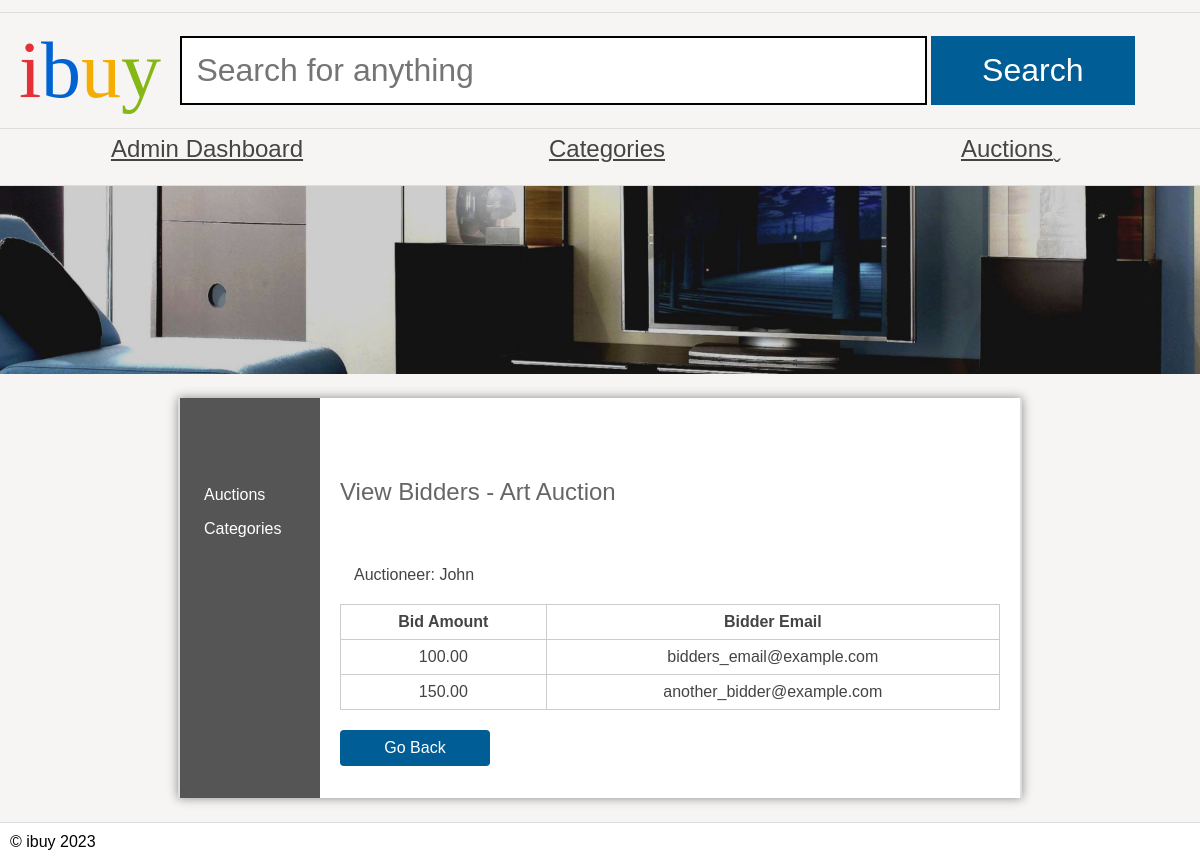
/Admin/viewbidders.php?name=Art+Auction, run on the app's committed database.
### tables this page shows
CREATE TABLE `auctions` (
  `auction_name` VARCHAR(90) NOT NULL PRIMARY KEY,
  `auctioneer` VARCHAR(90) DEFAULT NULL,
  `auctionDate` DATE DEFAULT NULL,
  `auction_end_time` TIMESTAMP DEFAULT NULL,  
  `categoryName` VARCHAR(20) DEFAULT NULL,
  `Description` LONGTEXT
);

CREATE TABLE `bids` (
    `bidId` INT NOT NULL AUTO_INCREMENT PRIMARY KEY,
    `auction_name` VARCHAR(90) NOT NULL,
    `bidAmount` DECIMAL(10, 2) NOT NULL,
    `bidder_email` VARCHAR(50) NOT NULL,
    `bidTimestamp` TIMESTAMP DEFAULT CURRENT_TIMESTAMP,
    FOREIGN KEY (`auction_name`) REFERENCES `auctions` (`auction_name`)
);

### Admin/viewbidders.php (the view, shortened to what this page needs)
<?php
require('../dataconnection/configuration.php');
if (isset($_GET['name'])) {
    $auctionName = $_GET['name'];
    $auctionStmt = $pdo->prepare('SELECT * FROM auctions WHERE auction_name = :auctionName');
    $auctionStmt->execute(['auctionName' => $auctionName]);
    $auction = $auctionStmt->fetch(PDO::FETCH_ASSOC);
    $bidStmt = $pdo->prepare('SELECT * FROM bids WHERE auction_name = :auctionName');
    $bidStmt->execute(['auctionName' => $auctionName]);
    $bidders = $bidStmt->fetchAll(PDO::FETCH_ASSOC);
    if ($auction) {
        echo '
        <!DOCTYPE html>
        <head>
            <link rel="stylesheet" href="/ibuy.css" />
        </head>
        <body>
        <header>
        <h1><span class="i">i</span><span class="b">b</span><span class="u">u</span><span class="y">y</span></h1>
        <form action="#">
            <input type="text" name="search" placeholder="Search for anything" />
            <input type="submit" name="submit" value="Search" />
        </form>
    </header>
    <nav>
        <ul>
            <li><a href="admin_panel.php">Admin Dashboard</a></li>
            <li><a href="categories.php">Categories</a></li>
            <li><a href="Auctions.php">Auctions</a></li>
        </ul>
    </nav>
    <img src="/banners/2.jpg" alt="Banner" />
    <main class="sidebar">
    <section class="left">
        <ul>
        <li><a href="Auctions.php">Auctions</a></li>
        <li><a href="categories.php">Categories</a></li>
        </ul>
    </section>
    <section class="right">
        <h1>View Bidders - ' . $auctionName . '</h1>
        <p>Auctioneer: ' . $auction['auctioneer'] . '</p>
        <table>
            <tr>
                <th style="text-align: center;">Bid Amount</th>
                <th style="text-align: center;">Bidder Email</th>
            </tr>';
foreach ($bidders as $bidder) {
echo '<tr>
            <td style="text-align: center;">' . $bidder['bidAmount'] . '</td>
            <td style="text-align: center;">' . $bidder['bidder_email'] . '</td>
        </tr>';
}
echo '</table>
        <div style="margin-top: 20px;" class="action-buttons">
            <a class="button" href="javascript:history.go(-1)">Go Back</a>
        </div>
    </section>
</main>
</body>
</html>';
} else {
echo 'Auction not found';
}
} else {
echo 'Invalid request';
}
?>
<footer>
&copy; ibuy <?php echo date("Y"); ?>
</footer>

### ibuy.css (style rules this page uses)
* { margin: 0; padding: 0; }
body { font-family: 'Oxygen-Regular', sans-serif; background-color: #f6f5f4; max-width: 100vw; overflow-x: hidden; }
h1, h2, h3, h4 { font-weight: normal; }
a, a:visited { color: #444; }
header { margin-top: 1vw; font-family: 'Univers-Light-Normal'; display: grid; grid-template-columns: 15% 85%; align-items: center; padding-top: 1vw; padding-bottom: 1vw; border-top: 1px solid #ddd; border-bottom: 1px solid #ddd; }
header h1 { text-align: center; font-size: 5em; }
form { display: block; }
header form input[type=text] { border: 3px solid black; font-size: 2em; padding: 0.5em; width: 70%; }
body > img { width: 100vw; }
header form input[type=submit] { background-color: #005d96; color: white; width: 20%; font-size: 2em; padding: 0.5em; cursor: pointer; border: 0; }
header .i { color: #e43137; }
header .b { color: #0063d1; }
header .u { color: #f4ae01; }
header .y { color: #85b716; }
body > nav { border-bottom: 1px solid #ddd; }
body > nav ul li:last-child a:after { content: 'ˬ'; position: absolute; }
body > nav ul { display: flex; width: 100vw; list-style-type: none; }
body > nav ul li { flex: 1; }
body > nav ul li a { display: block; text-align: center; padding-top: 0.5vw; padding-bottom: 0.5vw; font-size: 1.5em; }
main { padding: 3vw; display: block; overflow: hidden; width: 80vw; margin: auto; border-left: 2px solid #ddd; border-right: 2px solid #ddd; }
main h1 { margin-top: 5vw; margin-bottom: 5vw; }
footer { margin-top: 5vw; border-top: 1px solid #ddd; }

### Admin/viewbidders.php (style rules this page uses)
header form input[type="text"] { border: 2px solid black; font-size: 2em; padding: 0.45em; width: 70%; }
.sidebar { align-items: center; padding: 0; margin-top: 2vw; }
.sidebar .left { width: 20%; background-color: #555; padding: 10px; list-style-type: none; }
.sidebar .right { flex: 1; padding: 20px; }
footer { margin-top: 2vw; }
body { display: flex; flex-direction: column; min-height: 100vh; }
main { flex: 1; }
table { width: 100%; border-collapse: collapse; margin-top: 20px; }
table th, table td { padding: 8px; border: 1px solid #ccc; }
.action-buttons { display: flex; flex-direction: column; align-items: flex-start; gap: 10px; }
.button { display: inline-block; padding: 8px 25px; background-color: #4CAF50; color: #fff; text-decoration: none; border-radius: 4px; border: none; }
.button { display: inline-block; padding: 8px 25px; margin-right: 10px; background-color: #005d96; color: #fff; text-decoration: none; border-radius: 4px; border: none; min-width: 120px; text-align: center; line-height: 20px; }
.button { display: inline-block; padding: 8px 15px; background-color: #005d96; color: #fff; text-decoration: none; border-radius: 4px; border: none; }
main { min-height: 50vh; background-color: #fff; width: 70vw; display: block; margin: auto; box-shadow: 0px 0px 10px #888; color:#444; }
footer { background-color: #fff; padding: 10px; color: #000; }
.left ul { list-style-type: none }
section a { color: #444; }
p, li, h2 { margin-bottom: 1em; margin-left: 14px; }
.stock, .sidebar { display: table; }
.stock > ul, .sidebar .left { width: 10vw; list-style-type: none; display: table-cell; padding: 10px; background-color: #555; margin: 0; }
.stock .products, .sidebar .right { display: table-cell; padding: 20px; }
.stock > ul a, .sidebar .left a { color: white; text-decoration: none; }
.right { padding: 20px; }
main h1 { color: #666; }

### data on the page
auctions: auctioneer "John"
bids: bidAmount "100.00", bidder_email "bidders_email@example.com"
bids: bidAmount "150.00", bidder_email "another_bidder@example.com"

### other printed values
$auctionName "Art Auction"
